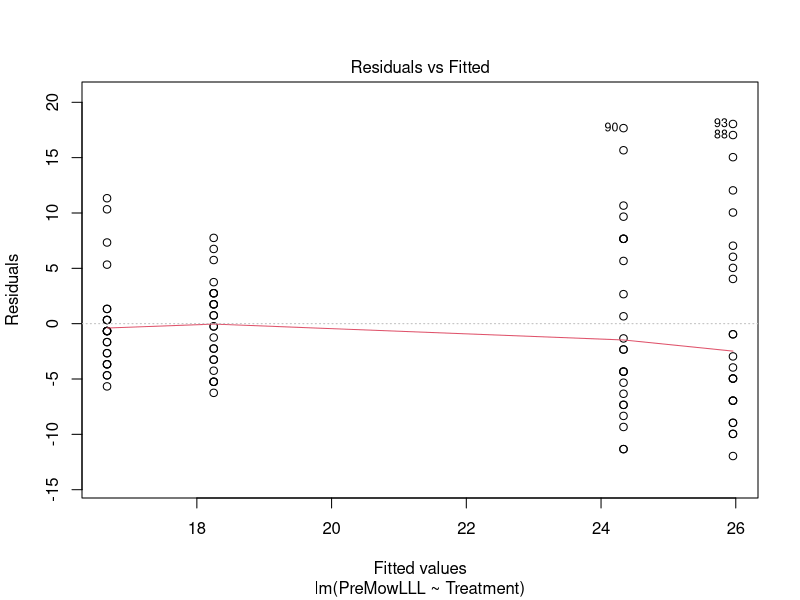
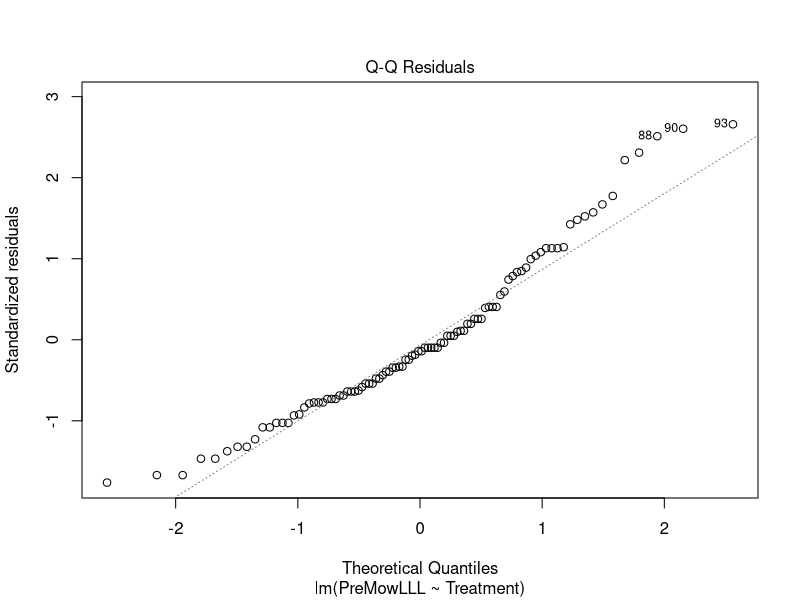
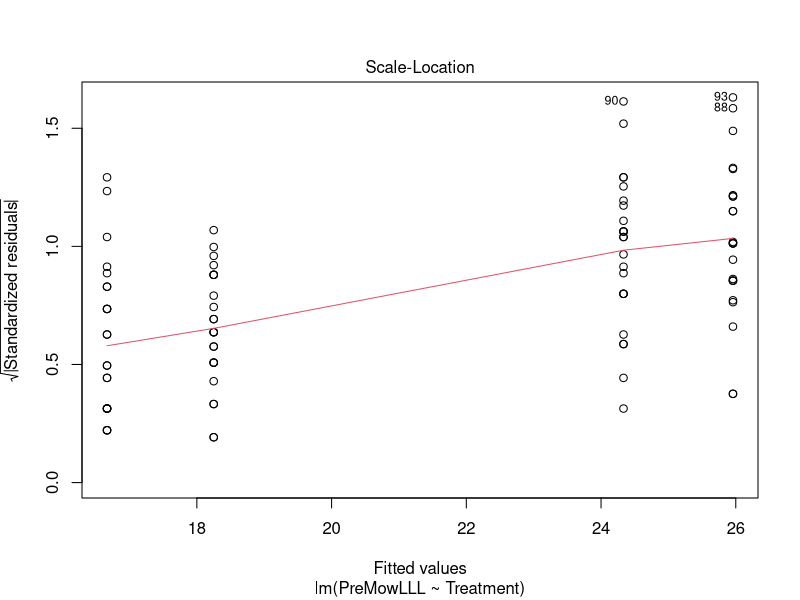
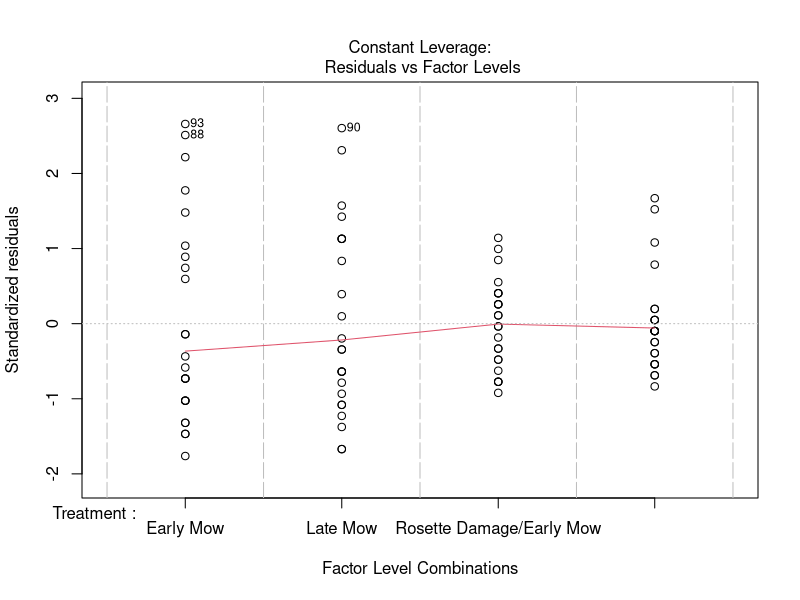
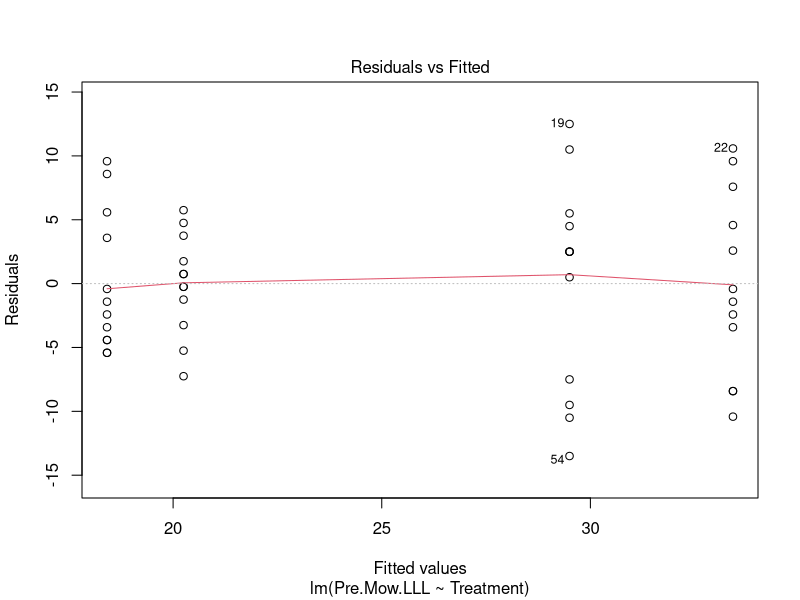
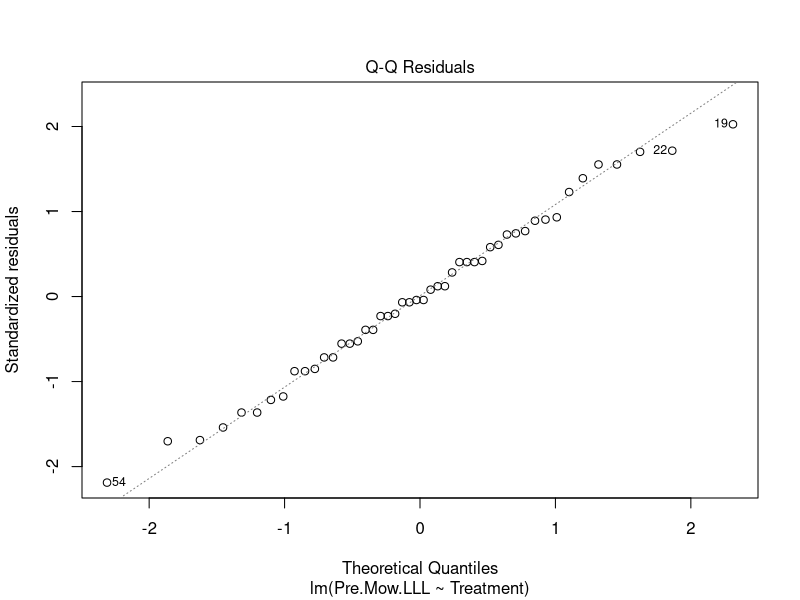
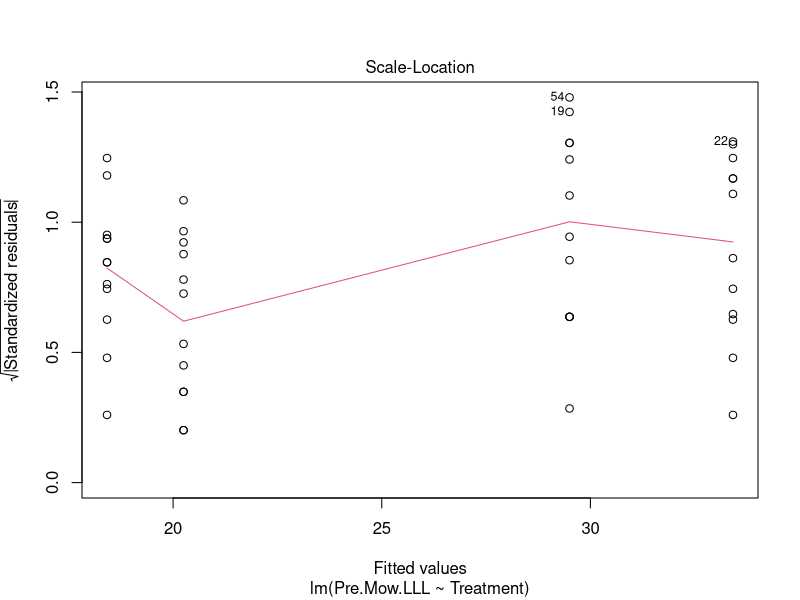
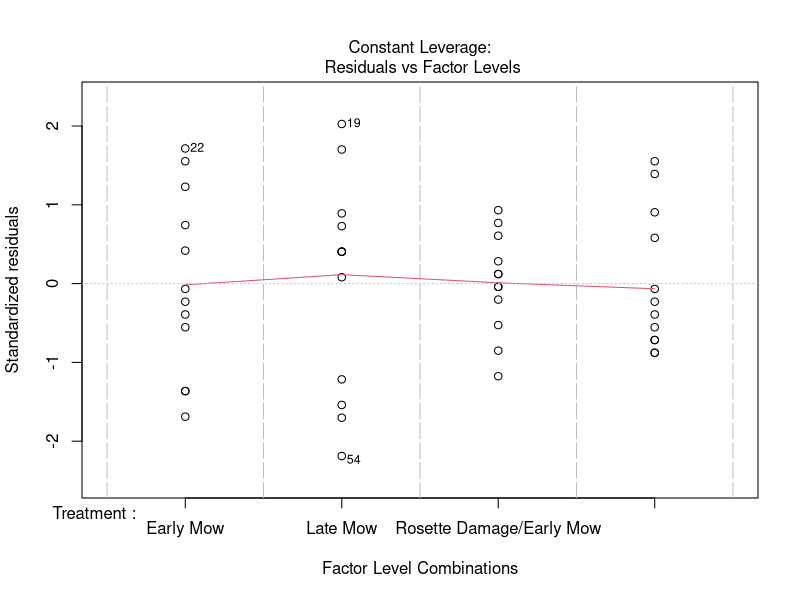

These charts were generated, in order, by the following R code:
#This file contains analysis of longest leaf length in the week immediately before mowing

#load packages
library(multcompView)
library(emmeans)
library(multcomp)

#Combined####
#load data
LLL_combined<-read.csv("Combined Pre Mowing LLL Data.csv")

#Make treatment a factor
LLL_combined$Treatment<-as.factor(LLL_combined$Treatment)

#Make year a factor
LLL_combined$Year<-as.factor(LLL_combined$Year)

#Exclude treatments that include both early and late mow
LLL_filtered <- LLL_combined[!(LLL_combined$Treatment == "Rosette Damage/Early Mow/Late Mow"|LLL_combined$Treatment=="Early Mow/Late Mow"), ]

#run an ANOVA
anova_combined_filt<-aov(lm(PreMowLLL~Treatment, data=LLL_filtered))

#check residuals
plot(lm(PreMowLLL~Treatment, data=LLL_filtered)) #looks fine

#summarize anova
summary(anova_combined_filt)
#at least one group is significantly different

#Post-hoc comparisons
emmeans(anova_combined_filt, specs = pairwise~Treatment)
cld(emmeans(anova_combined_filt, specs = pairwise~Treatment), Letters=letters)
#RD+LM significantly shorter than LM
#RD+EM significantly shorter than EM

#2025####
#load data
LLL2025<-read.csv("2025 Pre Mowing LLL Data.csv")

#Make treatment a factor
LLL2025$Treatment<-as.factor(LLL2025$Treatment)

#Exclude treatments that include both early and late mow
LLL2025_filtered <- LLL2025[!(LLL2025$Treatment == "Rosette Damage/Early Mow/Late Mow"|LLL2025$Treatment=="Early Mow/Late Mow"), ]

#run an ANOVA
anova2025<-aov(lm(Pre.Mow.LLL~Treatment, data=LLL2025_filtered))

#check residuals
plot(lm(Pre.Mow.LLL~Treatment, data=LLL2025_filtered)) #looks fine

#summarize anova
summary(anova2025)
#at least one group is significantly different

#Post-hoc comparisons
emmeans(anova2025, specs = pairwise~Treatment)
cld(emmeans(anova2025, specs = pairwise~Treatment), Letters=letters)

#RD+LM significantly shorter than LM
#RD+EM significantly shorter than EM

#2024####
#load data
LLL2024<-read.csv("2024 Pre Mowing LLL Data.csv")

#Make treatment a factor
LLL2024$Treatment<-as.factor(LLL2024$Treatment)

#Exclude treatments that include both early and late mow
LLL2024_filtered <- LLL2024[!(LLL2024$Treatment == "Rosette Damage/Early Mow/Late Mow"|LLL2024$Treatment=="Early Mow/Late Mow"), ]

#run an ANOVA
anova2024<-aov(lm(PreMowLLL~Treatment, data=LLL2024_filtered))

#check residuals
plot(lm(PreMowLLL~Treatment, data=LLL2024_filtered)) #looks fine

#summarize anova
summary(anova2024)
#at least one group is significantly different

#Post-hoc comparisons
emmeans(anova2024, specs = pairwise~Treatment)
cld(emmeans(anova2024, specs = pairwise~Treatment), Letters=letters)

#RD+LM significantly shorter than LM
#RD+EM is not significantly shorter than EM
